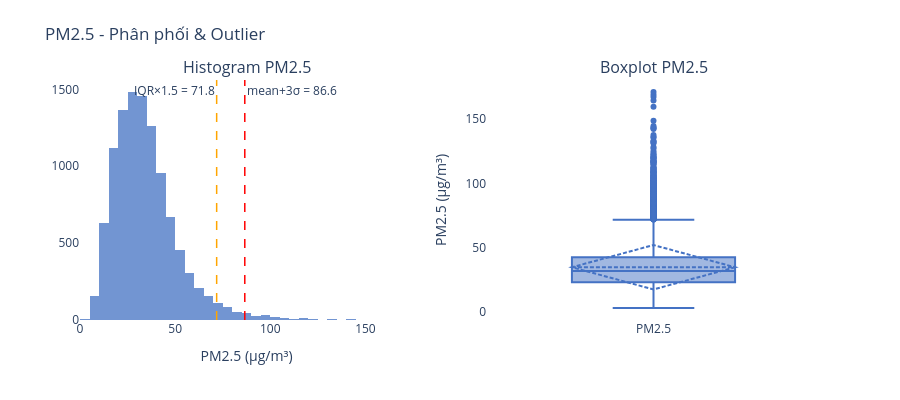

This figure's notebook cell:
### Markdown cell above
## 2.2. Distribution & Outliers

### Code cell
import pandas as pd
import numpy as np
import plotly.graph_objects as go
import plotly.express as px
from plotly.subplots import make_subplots
from statsmodels.tsa.seasonal import STL
from statsmodels.graphics.tsaplots import acf, pacf

# Dùng data đã impute, bỏ NaN (large gap) để tính toán
pm25_clean = pm25_imputed['pm25_avg'].dropna()

# ════════════════════════════════════════════════════════════
# 1. DISTRIBUTION & OUTLIER
# ════════════════════════════════════════════════════════════
mean  = pm25_clean.mean()
std   = pm25_clean.std()
q1    = pm25_clean.quantile(0.25)
q3    = pm25_clean.quantile(0.75)
iqr   = q3 - q1
upper_3std = mean + 3 * std
upper_iqr  = q3 + 1.5 * iqr

fig1 = make_subplots(
    rows=1, cols=2,
    subplot_titles=['Histogram PM2.5', 'Boxplot PM2.5']
)

# Histogram
fig1.add_trace(go.Histogram(
    x=pm25_clean,
    nbinsx=60,
    marker_color='#4472c4',
    opacity=0.75,
    name='PM2.5',
), row=1, col=1)

# Đường ngưỡng outlier
for val, label, color, pos in [
    (upper_3std, f'mean+3σ = {upper_3std:.1f}', 'red', 'top right'),
    (upper_iqr,  f'IQR×1.5 = {upper_iqr:.1f}',  'orange', 'top left'), # Chuyển sang trái để không bị đè
]:
    fig1.add_vline(
        x=val, 
        line=dict(color=color, dash='dash', width=1.5),
        annotation_text=label, 
        annotation_position=pos,
        row=1, col=1
    )

# Boxplot
fig1.add_trace(go.Box(
    y=pm25_clean,
    marker_color='#4472c4',
    boxmean='sd',
    name='PM2.5',
), row=1, col=2)

fig1.update_layout(
    title='PM2.5 - Phân phối & Outlier',
    height=400, 
    showlegend=False, 
    plot_bgcolor='white', 
    margin=dict(t=80)  # Bỏ dấu ngoặc đơn dư thừa ở đây
)

fig1.update_xaxes(title_text='PM2.5 (μg/m³)', row=1, col=1)
fig1.update_yaxes(title_text='PM2.5 (μg/m³)', row=1, col=2)
fig1.show()

n_outlier_3std = (pm25_clean > upper_3std).sum()
n_outlier_iqr  = (pm25_clean > upper_iqr).sum()
print(f"Outlier (mean+3σ > {upper_3std:.1f}): {n_outlier_3std} điểm ({n_outlier_3std/len(pm25_clean)*100:.2f}%)")
print(f"Outlier (IQR×1.5 > {upper_iqr:.1f}) : {n_outlier_iqr} điểm ({n_outlier_iqr/len(pm25_clean)*100:.2f}%)")

### Figure 1 — Plotly figure (JSON) as saved in the notebook; plotly's stock layout.template omitted (floating-point values rounded to 4 significant figures; data arrays with more than 128 entries replaced by an {"elided": "..."} marker saying what was removed)
{"data": [{"marker": {"color": "#4472c4"}, "name": "PM2.5", "nbinsx": 60, "opacity": 0.75, "type": "histogram", "x": {"elided": "10649 float values"}, "xaxis": "x", "yaxis": "y"}, {"boxmean": "sd", "marker": {"color": "#4472c4"}, "name": "PM2.5", "type": "box", "xaxis": "x2", "y": {"elided": "10649 float values"}, "yaxis": "y2"}], "layout": {"annotations": [{"font": {"size": 16}, "showarrow": false, "text": "Histogram PM2.5", "x": 0.225, "xanchor": "center", "xref": "paper", "y": 1, "yanchor": "bottom", "yref": "paper"}, {"font": {"size": 16}, "showarrow": false, "text": "Boxplot PM2.5", "x": 0.775, "xanchor": "center", "xref": "paper", "y": 1, "yanchor": "bottom", "yref": "paper"}, {"showarrow": false, "text": "mean+3σ = 86.6", "x": 86.6, "xanchor": "left", "xref": "x", "y": 1, "yanchor": "top", "yref": "y domain"}, {"showarrow": false, "text": "IQR×1.5 = 71.8", "x": 71.82, "xanchor": "right", "xref": "x", "y": 1, "yanchor": "top", "yref": "y domain"}], "height": 400, "margin": {"t": 80}, "plot_bgcolor": "white", "shapes": [{"line": {"color": "red", "dash": "dash", "width": 1.5}, "type": "line", "x0": 86.6, "x1": 86.6, "xref": "x", "y0": 0, "y1": 1, "yref": "y domain"}, {"line": {"color": "orange", "dash": "dash", "width": 1.5}, "type": "line", "x0": 71.82, "x1": 71.82, "xref": "x", "y0": 0, "y1": 1, "yref": "y domain"}], "showlegend": false, "title": {"text": "PM2.5 - Phân phối & Outlier"}, "xaxis": {"anchor": "y", "domain": [0, 0.45], "title": {"text": "PM2.5 (μg/m³)"}}, "xaxis2": {"anchor": "y2", "domain": [0.55, 1]}, "yaxis": {"anchor": "x", "domain": [0, 1]}, "yaxis2": {"anchor": "x2", "domain": [0, 1], "title": {"text": "PM2.5 (μg/m³)"}}}}
